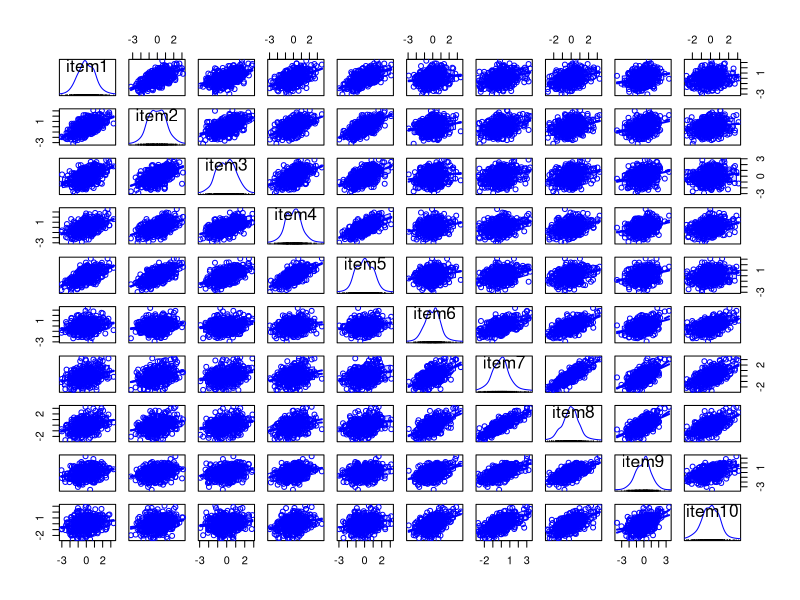
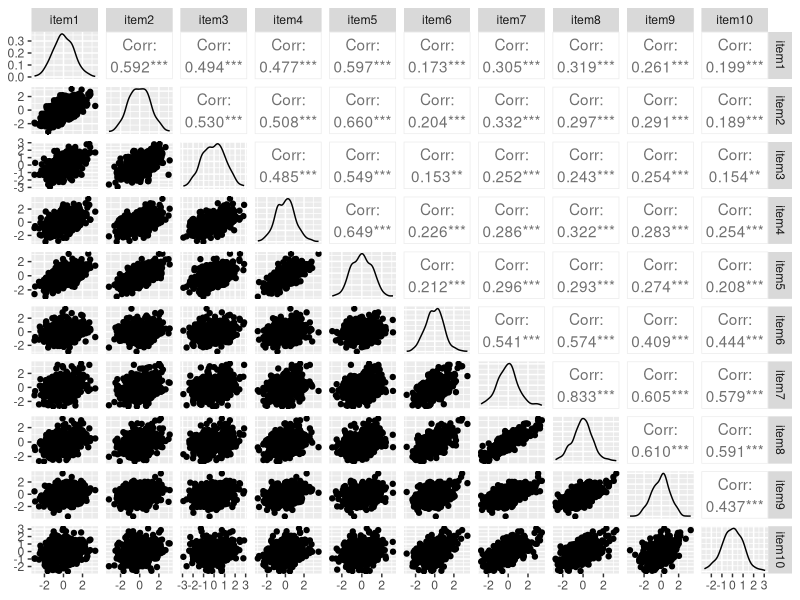
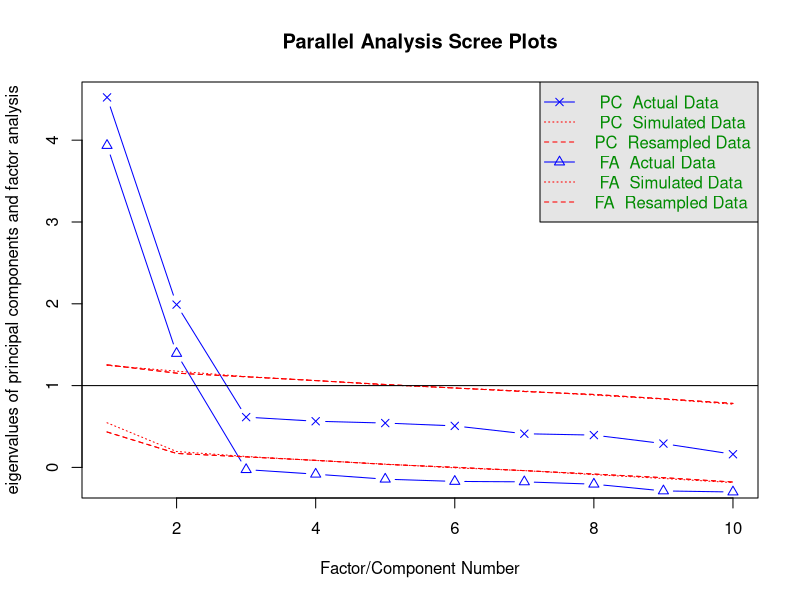
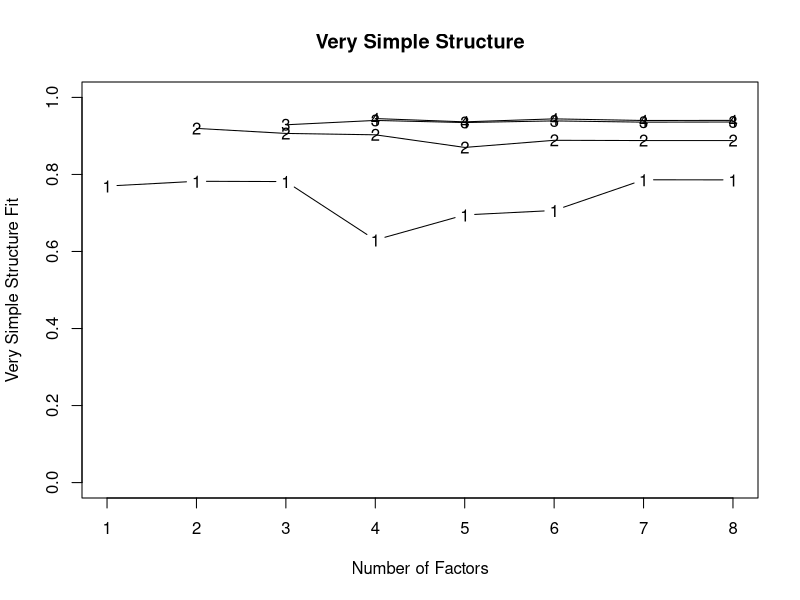

The R source for these figures, in order:
## ---- chunk 1
HIDDEN_SOLS=FALSE
## ---- chunk 2
library(psych)
df <- read.csv("../labs/Conduct_problems.csv")

# discard the first column
df <- df[,-1]

corr.test(df)  

KMO(df)  

car::scatterplotMatrix(df)
## ---- chunk 3
library(GGally)
ggpairs(data=df, diag=list(continuous="density"), axisLabels="show")
## ---- chunk 4
fa.parallel(df)
## ---- chunk 5
vss(df)
## ---- chunk 6
conduct_efa <- fa(df, nfactors=2, rotate='oblimin', fm='minres')
## ---- chunk 7
conduct_efa$loadings
## ---- chunk 8
conduct_efa$Phi
## ---- chunk 9
loadings = unclass(conduct_efa$loadings)
loadings = round(loadings, 3)
loadings[abs(loadings) < 0.3] = 0
knitr::kable(loadings, digits = 2, caption = "Factor loadings.")
## ---- chunk 10
principal(df, nfactors=2)
